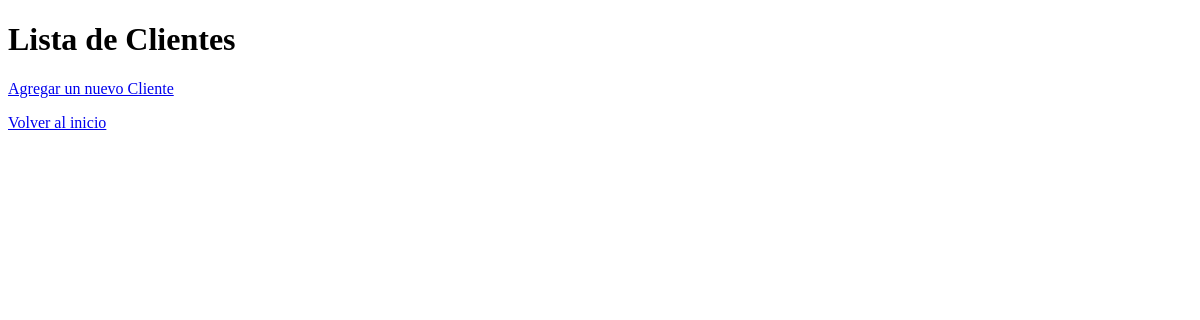
/clientes/, run on an earlier commit of the app's database.
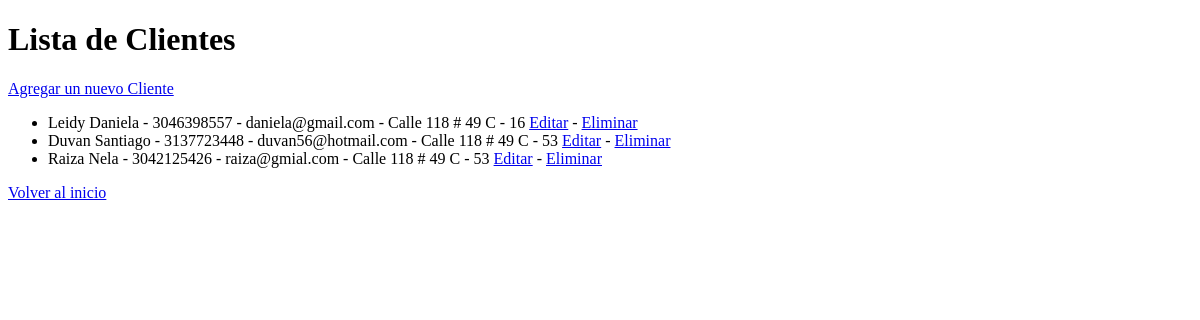
And on a later commit of the database.
### inventario/models.py (models this page shows, shortened)
class Cliente(models.Model):
    nombre = models.CharField(max_length=100)
    telefono = models.CharField(max_length=15)
    email = models.TextField(max_length=50)
    direccion = models.CharField(max_length=100)

### inventario/views.py (the view)
# urls.py: path('clientes/', views.listar_clientes, name='listar_clientes'),
def listar_clientes(request):
    clientes = Cliente.objects.all()
    return render(request, 'listar_clientes.html', {'clientes': clientes})

### inventario/templates/listar_clientes.html (shortened to what this page needs)
<!DOCTYPE html>
<html lang="es">
<head>
</head>
<body>
    <h1>Lista de Clientes</h1>
    <a href="{% url 'agregar_cliente' %}">Agregar un nuevo Cliente</a>
    <ul>
        {% for cliente in clientes %}
        <li>{{ cliente.nombre }} - {{ cliente.telefono }} - {{ cliente.email }} - {{ cliente.direccion }}
            <a href="{% url 'editar_cliente' cliente.pk %}">Editar</a> -
            <a href="{% url 'eliminar_cliente' cliente.pk %}">Eliminar</a>
        </li>
        {% endfor %}
    </ul>
    <a href="{% url 'inicio' %}">Volver al inicio</a>
</body>
</html>

What changed in the data, as far as the page shows it:
added Cliente: nombre "Leidy Daniela", telefono "3046398557", email "daniela@gmail.com", direccion "Calle 118 # 49 C - 16"
added Cliente: nombre "Duvan Santiago", telefono "3137723448", email "duvan56@hotmail.com", direccion "Calle 118 # 49 C - 53"
added Cliente: nombre "Raiza Nela", telefono "3042125426", email "raiza@gmial.com", direccion "Calle 118 # 49 C - 53"
